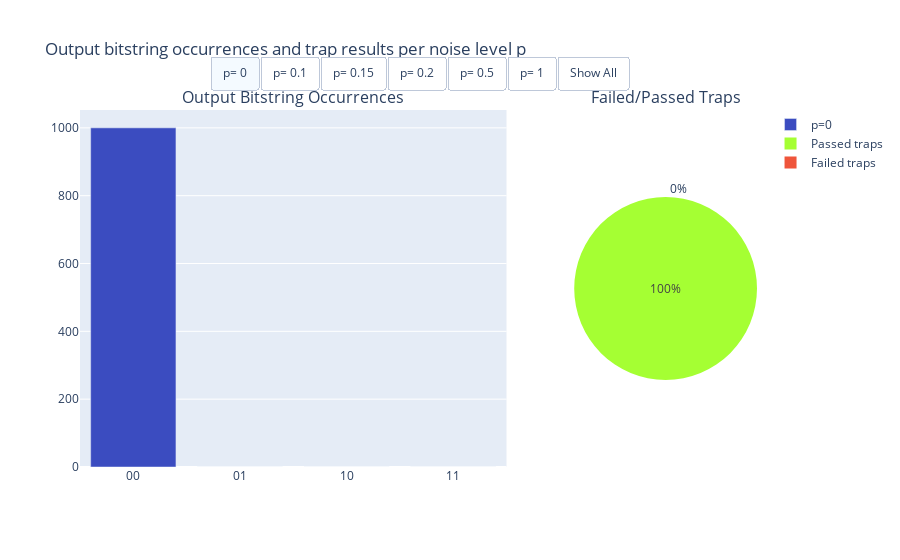

The notebook cell saved with this chart:
### Code cell
import plotly.graph_objects as go
import matplotlib.cm as cm
from matplotlib.colors import LogNorm, to_hex
from plotly.subplots import make_subplots

# Function to get color based on p value
def get_heatmap_color(p, colormap_name='coolwarm', vmin=0.1, vmax=1):
    colormap = cm.get_cmap(colormap_name)
    norm = LogNorm(vmin=vmin, vmax=vmax)  # Normalize p within [vmin, vmax]
    return to_hex(colormap(norm(p)))  # Convert to hex color for Plotly

# Initialize the figure with subplots
fig = make_subplots(
    rows=1, cols=2,
    column_widths=[0.7, 0.3],
    subplot_titles=("Output Bitstring Occurrences", "Failed/Passed Traps"),
    specs=[[{"type": "bar"}, {"type": "pie"}]]
)

# Store the p values in a list to access them by index in buttons
p_values = list(all_histograms.keys())

# Add bar charts and pie charts for different 'p' values
colors = ['#EF553B', '#a5ff33']  # Red for 'Failed traps', Green for 'Passed traps'

for idx, (p, histogram) in enumerate(all_histograms.items()):
    frequencies = [histogram.get(outcome, 0) for outcome in all_outcomes]
    
    # Get colors for each bar based on the current p value
    bar_colors = [get_heatmap_color(p + 0.1) for _ in all_outcomes]
    
    # Bar chart
    fig.add_trace(
        go.Bar(
            x=all_outcomes,
            y=frequencies,
            name=f'p={p}',  # Legend label
            marker=dict(color=bar_colors),  # Apply custom colors
            visible=(p == p_values[0])  # Only the first p is visible by default
        ),
        row=1, col=1
    )
    
    # Pie chart
    failed_value = failed_traps_histograms.get(p, 0)  # Fetch failed traps for current p
    fig.add_trace(
        go.Pie(
            labels=['Failed traps', 'Passed traps'],
            values=[failed_value, 1 - failed_value],
            marker=dict(colors=colors),
            name=f'p={p}',
            visible=(p == p_values[0])
        ),
        row=1, col=2
    )
    
# Update layout with buttons
fig.update_layout(
    title="Output bitstring occurrences and trap results per noise level p",
    updatemenus=[
        {
            'type': 'buttons',
            'direction': 'right',
            'x': 0.5,
            'y': 1.15,
            'xanchor': 'center',
            'buttons': [
                {
                    'label': f'p= {key}',
                    'method': 'update',
                    'args': [{'visible': [(i // 2 == idx) for i in range(2 * len(all_histograms))]}]
                }
                for idx, key in enumerate(all_histograms)
            ] + [
                {
                    'label': 'Show All',
                    'method': 'update',
                    'args': [{'visible': [True] * (2 * len(all_histograms))}]
                }
            ]
        }
    ]
)

fig.show()

### Figure 1 — Plotly figure (JSON) as saved in the notebook; plotly's stock layout.template omitted (floating-point values rounded to 4 significant figures)
{"data": [{"marker": {"color": ["#3b4cc0", "#3b4cc0", "#3b4cc0", "#3b4cc0"]}, "name": "p=0", "type": "bar", "visible": true, "x": ["00", "01", "10", "11"], "xaxis": "x", "y": [1000, 0, 0, 0], "yaxis": "y"}, {"domain": {"x": [0.73, 1], "y": [0, 1]}, "labels": ["Failed traps", "Passed traps"], "marker": {"colors": ["#EF553B", "#a5ff33"]}, "name": "p=0", "type": "pie", "values": [0, 1], "visible": true}, {"marker": {"color": ["#9fbfff", "#9fbfff", "#9fbfff", "#9fbfff"]}, "name": "p=0.1", "type": "bar", "visible": false, "x": ["00", "01", "10", "11"], "xaxis": "x", "y": [755, 151, 64, 30], "yaxis": "y"}, {"domain": {"x": [0.73, 1], "y": [0, 1]}, "labels": ["Failed traps", "Passed traps"], "marker": {"colors": ["#EF553B", "#a5ff33"]}, "name": "p=0.1", "type": "pie", "values": [0.257, 0.743], "visible": false}, {"marker": {"color": ["#bfd3f6", "#bfd3f6", "#bfd3f6", "#bfd3f6"]}, "name": "p=0.15", "type": "bar", "visible": false, "x": ["00", "01", "10", "11"], "xaxis": "x", "y": [637, 209, 99, 55], "yaxis": "y"}, {"domain": {"x": [0.73, 1], "y": [0, 1]}, "labels": ["Failed traps", "Passed traps"], "marker": {"colors": ["#EF553B", "#a5ff33"]}, "name": "p=0.15", "type": "pie", "values": [0.366, 0.634], "visible": false}, {"marker": {"color": ["#d7dce3", "#d7dce3", "#d7dce3", "#d7dce3"]}, "name": "p=0.2", "type": "bar", "visible": false, "x": ["00", "01", "10", "11"], "xaxis": "x", "y": [577, 239, 125, 59], "yaxis": "y"}, {"domain": {"x": [0.73, 1], "y": [0, 1]}, "labels": ["Failed traps", "Passed traps"], "marker": {"colors": ["#EF553B", "#a5ff33"]}, "name": "p=0.2", "type": "pie", "values": [0.472, 0.528], "visible": false}, {"marker": {"color": ["#f18d6f", "#f18d6f", "#f18d6f", "#f18d6f"]}, "name": "p=0.5", "type": "bar", "visible": false, "x": ["00", "01", "10", "11"], "xaxis": "x", "y": [287, 293, 197, 223], "yaxis": "y"}, {"domain": {"x": [0.73, 1], "y": [0, 1]}, "labels": ["Failed traps", "Passed traps"], "marker": {"colors": ["#EF553B", "#a5ff33"]}, "name": "p=0.5", "type": "pie", "values": [0.788, 0.212], "visible": false}, {"marker": {"color": ["#b40426", "#b40426", "#b40426", "#b40426"]}, "name": "p=1", "type": "bar", "visible": false, "x": ["00", "01", "10", "11"], "xaxis": "x", "y": [279, 244, 239, 238], "yaxis": "y"}, {"domain": {"x": [0.73, 1], "y": [0, 1]}, "labels": ["Failed traps", "Passed traps"], "marker": {"colors": ["#EF553B", "#a5ff33"]}, "name": "p=1", "type": "pie", "values": [0.901, 0.099], "visible": false}], "layout": {"annotations": [{"font": {"size": 16}, "showarrow": false, "text": "Output Bitstring Occurrences", "x": 0.315, "xanchor": "center", "xref": "paper", "y": 1, "yanchor": "bottom", "yref": "paper"}, {"font": {"size": 16}, "showarrow": false, "text": "Failed/Passed Traps", "x": 0.865, "xanchor": "center", "xref": "paper", "y": 1, "yanchor": "bottom", "yref": "paper"}], "title": {"text": "Output bitstring occurrences and trap results per noise level p"}, "updatemenus": [{"buttons": [{"args": [{"visible": [true, true, false, false, false, false, false, false, false, false, false, false]}], "label": "p= 0", "method": "update"}, {"args": [{"visible": [false, false, true, true, false, false, false, false, false, false, false, false]}], "label": "p= 0.1", "method": "update"}, {"args": [{"visible": [false, false, false, false, true, true, false, false, false, false, false, false]}], "label": "p= 0.15", "method": "update"}, {"args": [{"visible": [false, false, false, false, false, false, true, true, false, false, false, false]}], "label": "p= 0.2", "method": "update"}, {"args": [{"visible": [false, false, false, false, false, false, false, false, true, true, false, false]}], "label": "p= 0.5", "method": "update"}, {"args": [{"visible": [false, false, false, false, false, false, false, false, false, false, true, true]}], "label": "p= 1", "method": "update"}, {"args": [{"visible": [true, true, true, true, true, true, true, true, true, true, true, true]}], "label": "Show All", "method": "update"}], "direction": "right", "type": "buttons", "x": 0.5, "xanchor": "center", "y": 1.15}], "xaxis": {"anchor": "y", "domain": [0, 0.63]}, "yaxis": {"anchor": "x", "domain": [0, 1]}}}
